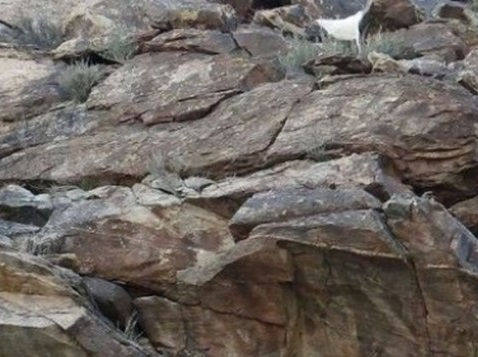
#> input picture html/rsc/src/400_OpenCV (OpenCV 파이썬 강좌)/ch_07_domain/blurred.jpg, 478 x 357 px
$ jupyter execute '128_언샤프 마스크 비교.ipynb'
#> lines starting #> are read from the running program, lines starting #| are printed output that depends on the picture
[cell 1]
import cv2, numpy as np, matplotlib.pyplot as plt

# 이미지 불러오기
img = cv2.imread('blurred.jpg', cv2.IMREAD_GRAYSCALE)
#> img: shape (357, 478); min 0, max 255, mean 103.3

# 파라미터 설정
blur_sizes = [(3, 3), (7, 7), (11, 11)]  # 다양한 블러링 커널 크기
alpha_values = [0.5, 0.7, 1.0, 1.5, 2.0]  # 다양한 샤프닝 강도

# 플롯 생성
plt.figure(figsize=(15, 8))
plot_idx = 1

for blur_size in blur_sizes:
    # 가우시안 블러 적용
    blurred_img = cv2.GaussianBlur(img, blur_size, 0)

    for alpha in alpha_values:
        # 샤프닝 계산 (NumPy 사용)
        img_sharpened = (1 + alpha) * img - alpha * blurred_img

        # 값 클리핑 및 데이터 타입 변환
        img_sharpened = np.clip(img_sharpened, 0, 255).astype(np.uint8)

        # 결과 출력
        plt.subplot(len(blur_sizes), len(alpha_values), plot_idx)
        plt.imshow(img_sharpened, cmap='gray')
        plt.title(f'Blur: {blur_size}, α: {alpha}')
        plt.axis('off')
        plot_idx += 1
    pass
#> this loop made 3 passes
#> pass 1, `blurred_img = cv2.GaussianBlur(img, blur_size, 0)`:
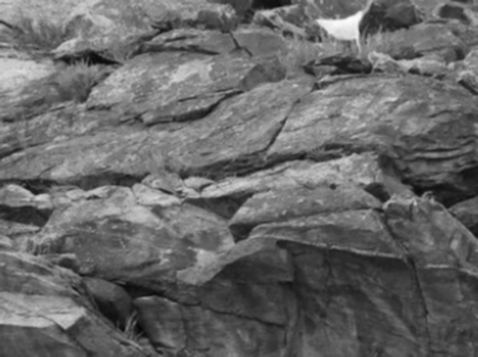
#> blurred_img: shape (357, 478); min 5, max 251, mean 103.3
#> after the loop, plot_idx = 16
pass

plt.tight_layout()
plt.show()
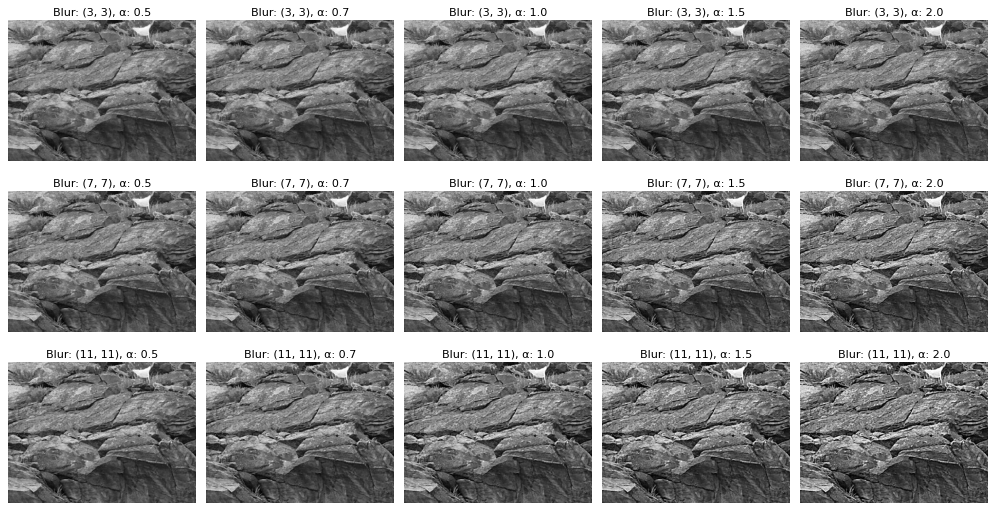
#> figure drawn by matplotlib, 15 panels
